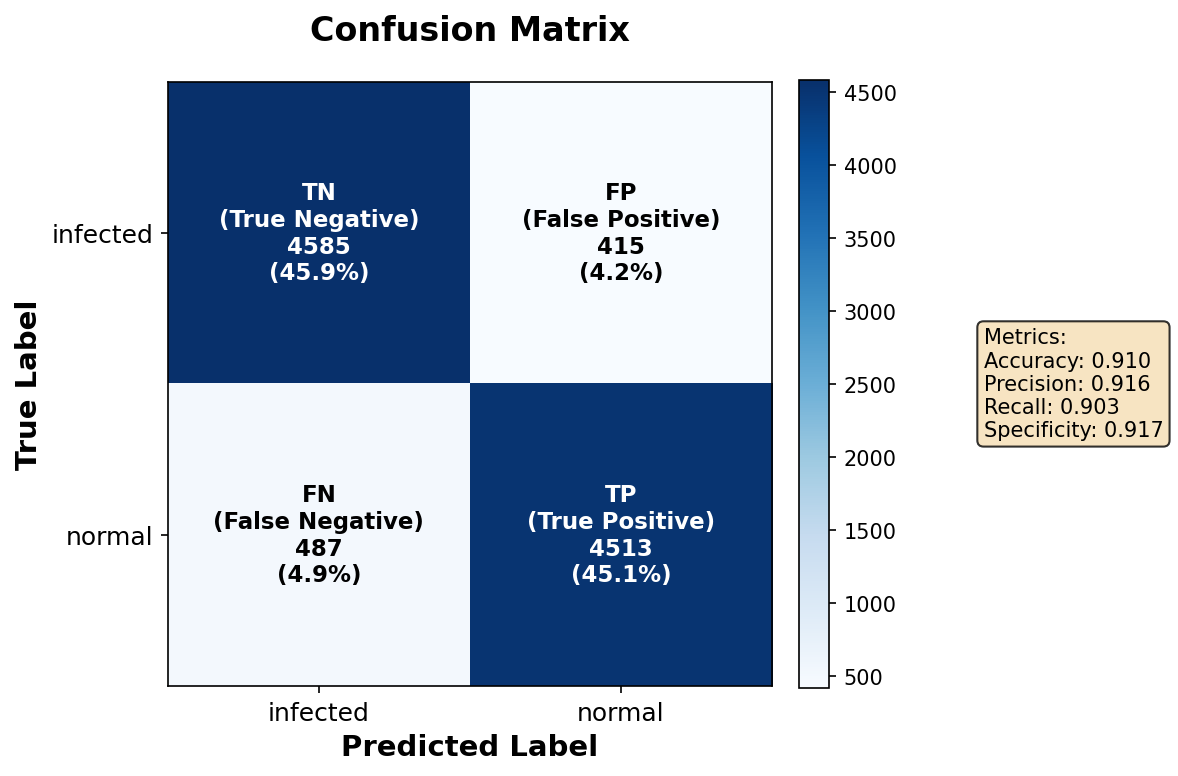
#> input picture outs/proto_resnet50/confusion.png, 1178 x 776 px
$ python create_confusion_grid.py
#> lines starting #> are read from the running program, lines starting #| are printed output that depends on the picture
"""
Create a grid of confusion matrices for visual comparison
"""

import matplotlib.pyplot as plt
import matplotlib.image as mpimg
from pathlib import Path

# Confusion matrix files
proto_cms = [
    ('outs/proto_resnet50/confusion.png', 'Prototypical - ResNet50'),
    ('outs/proto_efficientnet_b0/confusion.png', 'Prototypical - EfficientNet-B0'),
    ('outs/proto_densenet121/confusion.png', 'Prototypical - DenseNet121'),
    ('outs/proto_mobilenet_v3/confusion.png', 'Prototypical - MobileNetV3'),
]

# Create figure with subplots
fig, axes = plt.subplots(2, 2, figsize=(16, 14))
axes = axes.flatten()

for idx, (cm_file, title) in enumerate(proto_cms):
    if Path(cm_file).exists():
        img = mpimg.imread(cm_file)
#> img is the input picture: shape (776, 1178, 4) float32; mean R, G, B, A 0.765, 0.803, 0.85, 1
        axes[idx].imshow(img)
        axes[idx].set_title(title, fontsize=14, fontweight='bold', pad=10)
        axes[idx].axis('off')
    else:
        axes[idx].text(0.5, 0.5, f'{title}\n(Not Found)',
                      ha='center', va='center', fontsize=12)
        axes[idx].axis('off')

plt.suptitle('Confusion Matrices - Prototypical Networks (500 Episodes)',
             fontsize=16, fontweight='bold', y=0.98)
plt.tight_layout()
plt.savefig('confusion_matrices_prototypical.png', dpi=300, bbox_inches='tight')
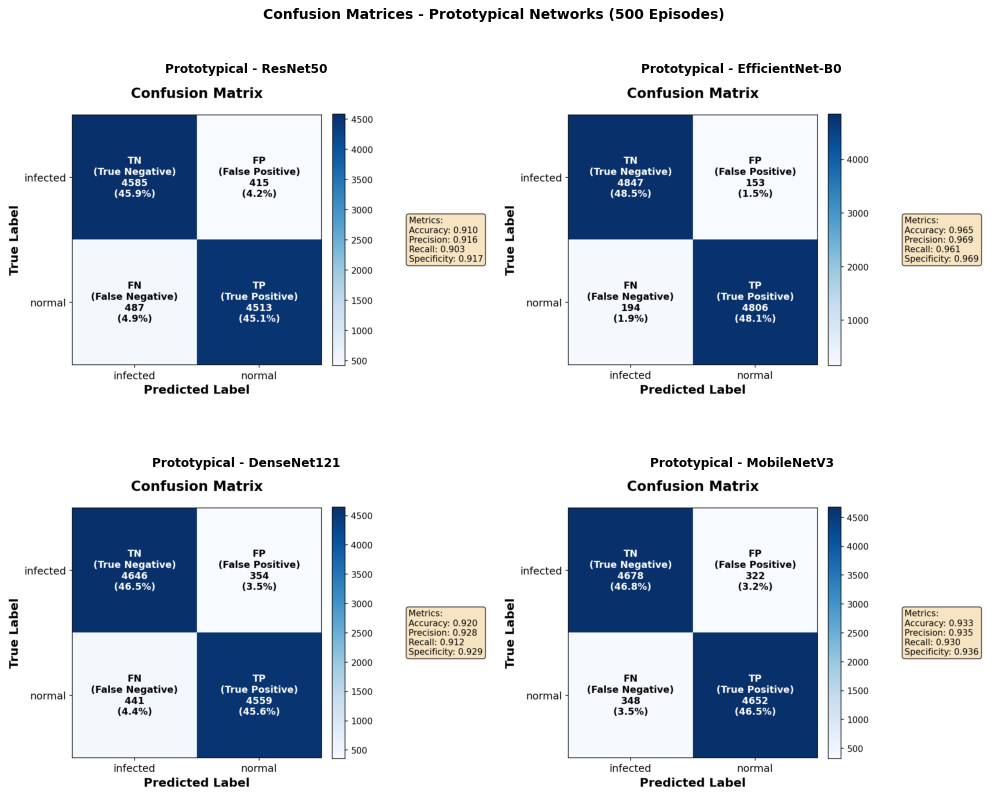
#> figure drawn by matplotlib, 4 panels
print("Saved confusion_matrices_prototypical.png")
plt.close()

print("\nGenerated Files Summary:")
print("=" * 70)
print("1. training_curves_prototypical.png - Learning curves for all models")
print("2. confusion_matrices_prototypical.png - Confusion matrix grid")
print("3. detailed_metrics.csv - Comprehensive metrics comparison")
print("4. Individual confusion matrices in outs/ subdirectories")
print("=" * 70)
